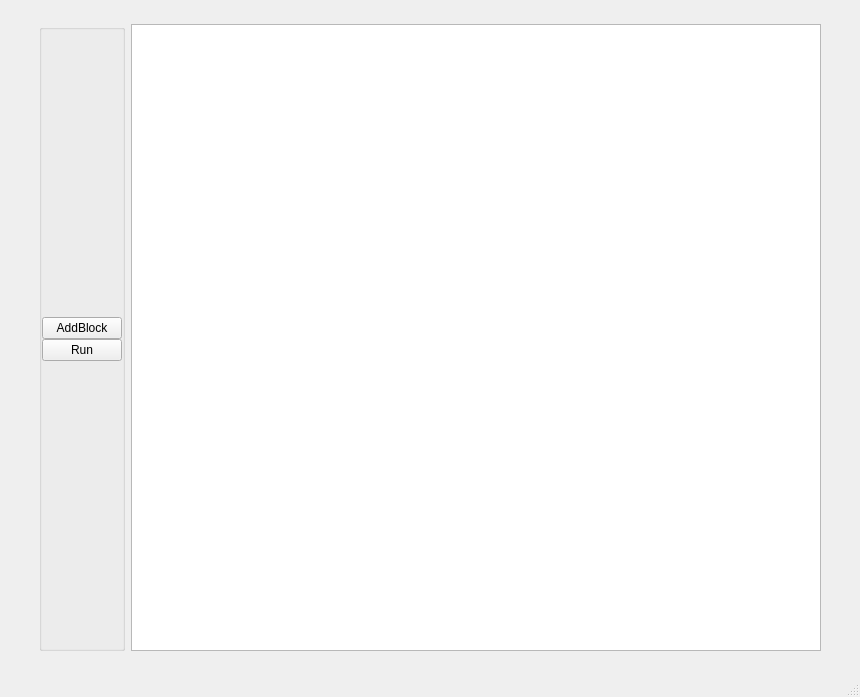
<?xml version="1.0" encoding="UTF-8"?>
<ui version="4.0">
 <class>MainWindow</class>
 <widget class="QMainWindow" name="MainWindow">
  <property name="geometry">
   <rect>
    <x>0</x>
    <y>0</y>
    <width>860</width>
    <height>697</height>
   </rect>
  </property>
  <property name="sizePolicy">
   <sizepolicy hsizetype="Preferred" vsizetype="Preferred">
    <horstretch>0</horstretch>
    <verstretch>0</verstretch>
   </sizepolicy>
  </property>
  <property name="windowTitle">
   <string>MainWindow</string>
  </property>
  <widget class="QWidget" name="centralwidget">
   <layout class="QHBoxLayout" name="horizontalLayout_2">
    <item>
     <layout class="QHBoxLayout" name="horizontalLayout">
      <property name="leftMargin">
       <number>30</number>
      </property>
      <property name="topMargin">
       <number>15</number>
      </property>
      <property name="rightMargin">
       <number>30</number>
      </property>
      <property name="bottomMargin">
       <number>15</number>
      </property>
      <item>
       <widget class="QGroupBox" name="groupBox">
        <property name="sizePolicy">
         <sizepolicy hsizetype="Preferred" vsizetype="Preferred">
          <horstretch>0</horstretch>
          <verstretch>0</verstretch>
         </sizepolicy>
        </property>
        <property name="title">
         <string/>
        </property>
        <property name="alignment">
         <set>Qt::AlignCenter</set>
        </property>
        <property name="flat">
         <bool>true</bool>
        </property>
        <property name="checkable">
         <bool>false</bool>
        </property>
        <layout class="QVBoxLayout" name="verticalLayout">
         <property name="spacing">
          <number>0</number>
         </property>
         <property name="leftMargin">
          <number>0</number>
         </property>
         <property name="rightMargin">
          <number>0</number>
         </property>
         <item>
          <spacer name="verticalSpacer">
           <property name="orientation">
            <enum>Qt::Vertical</enum>
           </property>
           <property name="sizeHint" stdset="0">
            <size>
             <width>20</width>
             <height>40</height>
            </size>
           </property>
          </spacer>
         </item>
         <item>
          <widget class="QPushButton" name="addBlockButton">
           <property name="sizePolicy">
            <sizepolicy hsizetype="Maximum" vsizetype="Fixed">
             <horstretch>0</horstretch>
             <verstretch>0</verstretch>
            </sizepolicy>
           </property>
           <property name="text">
            <string>AddBlock</string>
           </property>
          </widget>
         </item>
         <item>
          <widget class="QPushButton" name="runButton">
           <property name="text">
            <string>Run</string>
           </property>
          </widget>
         </item>
         <item>
          <spacer name="verticalSpacer_2">
           <property name="orientation">
            <enum>Qt::Vertical</enum>
           </property>
           <property name="sizeHint" stdset="0">
            <size>
             <width>20</width>
             <height>40</height>
            </size>
           </property>
          </spacer>
         </item>
        </layout>
       </widget>
      </item>
      <item>
       <widget class="QGraphicsView" name="graphicsView">
        <property name="sizePolicy">
         <sizepolicy hsizetype="Expanding" vsizetype="Expanding">
          <horstretch>0</horstretch>
          <verstretch>0</verstretch>
         </sizepolicy>
        </property>
       </widget>
      </item>
     </layout>
    </item>
   </layout>
  </widget>
  <widget class="QMenuBar" name="menubar">
   <property name="geometry">
    <rect>
     <x>0</x>
     <y>0</y>
     <width>860</width>
     <height>24</height>
    </rect>
   </property>
  </widget>
  <widget class="QStatusBar" name="statusbar"/>
 </widget>
 <resources/>
 <connections/>
</ui>
